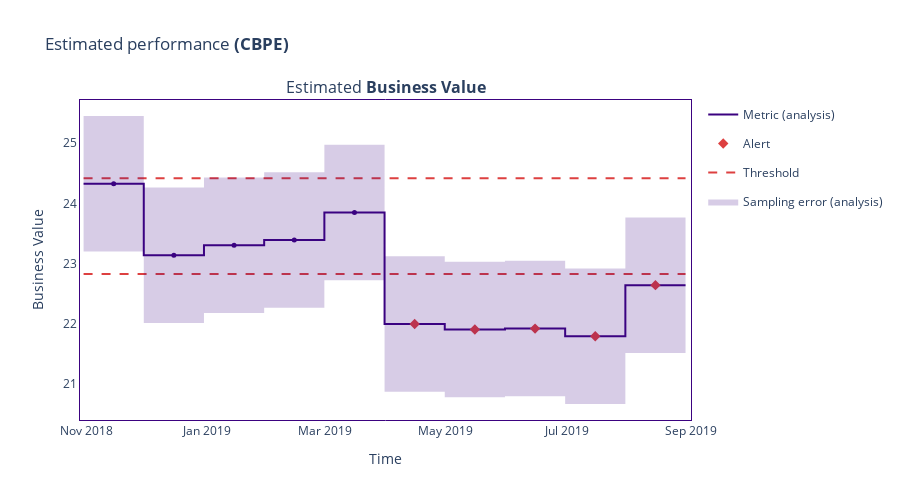

Notebook cell for this chart:
### Code cell
metric_fig = results.filter(period='analysis').plot()
metric_fig.show()

### Figure 1 — Plotly figure (JSON) as saved in the notebook; plotly's stock layout.template omitted (floating-point values rounded to 4 significant figures)
{"data": [{"hoverinfo": "skip", "legendgroup": "metric_analysis", "line": {"color": "#3b0280", "shape": "hv", "width": 2}, "mode": "lines", "name": "Metric (analysis)", "showlegend": true, "type": "scatter", "x": ["2018-10-30T18:00:00", "2018-11-30T00:36:00", "2018-12-30T07:12:00", "2019-01-29T13:48:00", "2019-02-28T20:24:00", "2019-03-31T03:00:00", "2019-04-30T09:36:00", "2019-05-30T16:12:00", "2019-06-29T22:48:00", "2019-07-30T05:24:00", "2019-08-29T11:51:16.848000"], "xaxis": "x", "y": [24.33, 23.14, 23.3, 23.39, 23.85, 22.0, 21.9, 21.92, 21.79, 22.64, 22.64], "yaxis": "y"}, {"customdata": [["Estimated <b>Business Value</b>", "<b style=\"color:#3b0280;line-height:60px\">Analysis</b>", "", "[0:4999]", "From <b>Oct-30-2018</b> to <b>Nov-30-2018</b>", 24.33, 1.127], ["Estimated <b>Business Value</b>", "<b style=\"color:#3b0280;line-height:60px\">Analysis</b>", "", "[5000:9999]", "From <b>Nov-30-2018</b> to <b>Dec-30-2018</b>", 23.14, 1.127], ["Estimated <b>Business Value</b>", "<b style=\"color:#3b0280;line-height:60px\">Analysis</b>", "", "[10000:14999]", "From <b>Dec-30-2018</b> to <b>Jan-29-2019</b>", 23.3, 1.127], ["Estimated <b>Business Value</b>", "<b style=\"color:#3b0280;line-height:60px\">Analysis</b>", "", "[15000:19999]", "From <b>Jan-29-2019</b> to <b>Feb-28-2019</b>", 23.39, 1.127], ["Estimated <b>Business Value</b>", "<b style=\"color:#3b0280;line-height:60px\">Analysis</b>", "", "[20000:24999]", "From <b>Feb-28-2019</b> to <b>Mar-31-2019</b>", 23.85, 1.127], ["Estimated <b>Business Value</b>", "<b style=\"color:#3b0280;line-height:60px\">Analysis</b>", "<span style=\"color:#AD0000\">⚠ <b>Drift detected</b></span>", "[25000:29999]", "From <b>Mar-31-2019</b> to <b>Apr-30-2019</b>", 22.0, 1.127], ["Estimated <b>Business Value</b>", "<b style=\"color:#3b0280;line-height:60px\">Analysis</b>", "<span style=\"color:#AD0000\">⚠ <b>Drift detected</b></span>", "[30000:34999]", "From <b>Apr-30-2019</b> to <b>May-30-2019</b>", 21.9, 1.127], ["Estimated <b>Business Value</b>", "<b style=\"color:#3b0280;line-height:60px\">Analysis</b>", "<span style=\"color:#AD0000\">⚠ <b>Drift detected</b></span>", "[35000:39999]", "From <b>May-30-2019</b> to <b>Jun-29-2019</b>", 21.92, 1.127], ["Estimated <b>Business Value</b>", "<b style=\"color:#3b0280;line-height:60px\">Analysis</b>", "<span style=\"color:#AD0000\">⚠ <b>Drift detected</b></span>", "[40000:44999]", "From <b>Jun-29-2019</b> to <b>Jul-30-2019</b>", 21.79, 1.127], ["Estimated <b>Business Value</b>", "<b style=\"color:#3b0280;line-height:60px\">Analysis</b>", "<span style=\"color:#AD0000\">⚠ <b>Drift detected</b></span>", "[45000:49999]", "From <b>Jul-30-2019</b> to <b>Aug-29-2019</b>", 22.64, 1.127]], "hovertemplate": "%{customdata[1]} &nbsp; &nbsp; %{customdata[2]} <br />Chunk: <b>%{customdata[3]}</b> &nbsp; &nbsp; %{customdata[4]} <br />%{customdata[0]}: <b>%{customdata[5]}</b><br />Confidence band: +/- <b>%{customdata[6]}</b><br /><extra></extra>", "legendgroup": "metric_analysis", "marker": {"color": "#3b0280", "size": 5, "symbol": "circle"}, "mode": "markers", "name": "Metric (analysis)", "showlegend": false, "type": "scatter", "x": ["2018-11-14T21:18:00", "2018-12-15T03:54:00", "2019-01-14T10:30:00", "2019-02-13T17:06:00", "2019-03-15T23:42:00", "2019-04-15T06:18:00", "2019-05-15T12:54:00", "2019-06-14T19:30:00", "2019-07-15T02:06:00", "2019-08-14T08:37:38.424000"], "xaxis": "x", "y": [24.33, 23.14, 23.3, 23.39, 23.85, 22.0, 21.9, 21.92, 21.79, 22.64, 22.64], "yaxis": "y"}, {"hoverinfo": "skip", "legendgroup": "alert", "marker": {"color": "#DD4040", "size": 8, "symbol": "diamond"}, "mode": "markers", "name": "Alert", "showlegend": true, "type": "scatter", "x": ["2019-04-15T06:18:00", "2019-05-15T12:54:00", "2019-06-14T19:30:00", "2019-07-15T02:06:00", "2019-08-14T08:37:38.424000"], "xaxis": "x", "y": [22.0, 21.9, 21.92, 21.79, 22.64], "yaxis": "y"}, {"hoverinfo": "skip", "legendgroup": "thresh", "line": {"color": "#DD4040", "dash": "dash", "width": 2}, "mode": "lines", "name": "Threshold", "showlegend": true, "type": "scatter", "x": ["2018-10-30T18:00:00", "2018-11-30T00:36:00", "2018-12-30T07:12:00", "2019-01-29T13:48:00", "2019-02-28T20:24:00", "2019-03-31T03:00:00", "2019-04-30T09:36:00", "2019-05-30T16:12:00", "2019-06-29T22:48:00", "2019-07-30T05:24:00", "2019-08-29T11:51:16.848000"], "xaxis": "x", "y": [24.42, 24.42, 24.42, 24.42, 24.42, 24.42, 24.42, 24.42, 24.42, 24.42, 24.42], "yaxis": "y"}, {"hoverinfo": "skip", "legendgroup": "thresh", "line": {"color": "#DD4040", "dash": "dash", "width": 2}, "mode": "lines", "name": "Threshold", "showlegend": false, "type": "scatter", "x": ["2018-10-30T18:00:00", "2018-11-30T00:36:00", "2018-12-30T07:12:00", "2019-01-29T13:48:00", "2019-02-28T20:24:00", "2019-03-31T03:00:00", "2019-04-30T09:36:00", "2019-05-30T16:12:00", "2019-06-29T22:48:00", "2019-07-30T05:24:00", "2019-08-29T11:51:16.848000"], "xaxis": "x", "y": [22.83, 22.83, 22.83, 22.83, 22.83, 22.83, 22.83, 22.83, 22.83, 22.83, 22.83], "yaxis": "y"}, {"hoverinfo": "skip", "line": {"color": "rgba(0,0,0,0)", "shape": "hv"}, "mode": "lines", "name": "Sampling error (analysis)", "showlegend": false, "type": "scatter", "x": ["2018-10-30T18:00:00", "2018-11-30T00:36:00", "2018-12-30T07:12:00", "2019-01-29T13:48:00", "2019-02-28T20:24:00", "2019-03-31T03:00:00", "2019-04-30T09:36:00", "2019-05-30T16:12:00", "2019-06-29T22:48:00", "2019-07-30T05:24:00", "2019-08-29T11:51:16.848000"], "xaxis": "x", "y": [25.45, 24.27, 24.43, 24.52, 24.98, 23.12, 23.03, 23.05, 22.92, 23.77, 23.77], "yaxis": "y"}, {"fill": "tonexty", "fillcolor": "rgba(0.23137254901960785, 0.00784313725490196, 0.5019607843137255, 0.2)", "hoverinfo": "skip", "line": {"color": "rgba(0,0,0,0)", "shape": "hv"}, "mode": "lines", "name": "Sampling error (analysis)", "showlegend": true, "type": "scatter", "x": ["2018-10-30T18:00:00", "2018-11-30T00:36:00", "2018-12-30T07:12:00", "2019-01-29T13:48:00", "2019-02-28T20:24:00", "2019-03-31T03:00:00", "2019-04-30T09:36:00", "2019-05-30T16:12:00", "2019-06-29T22:48:00", "2019-07-30T05:24:00", "2019-08-29T11:51:16.848000"], "xaxis": "x", "y": [23.2, 22.01, 22.18, 22.26, 22.72, 20.87, 20.78, 20.79, 20.66, 21.51, 21.51], "yaxis": "y"}], "layout": {"annotations": [{"font": {"size": 16}, "showarrow": false, "text": "Estimated <b>Business Value</b>", "x": 0.5, "xanchor": "center", "xref": "paper", "y": 1, "yanchor": "bottom", "yref": "paper"}], "height": 500, "hoverlabel": {"bgcolor": "white", "font": {"size": 14}}, "legend": {"itemclick": false, "itemdoubleclick": false, "traceorder": "grouped"}, "paper_bgcolor": "rgba(255,255,255,1)", "plot_bgcolor": "rgba(255,255,255,1)", "title": {"text": "Estimated performance <b>(CBPE)</b>"}, "xaxis": {"anchor": "y", "domain": [0, 1], "linecolor": "#3b0280", "matches": "x", "mirror": true, "showgrid": false, "showticklabels": true, "title": {"text": "Time"}, "zeroline": false}, "yaxis": {"anchor": "x", "domain": [0, 1], "linecolor": "#3b0280", "mirror": true, "showgrid": false, "title": {"text": "Business Value"}, "zeroline": false}}}
